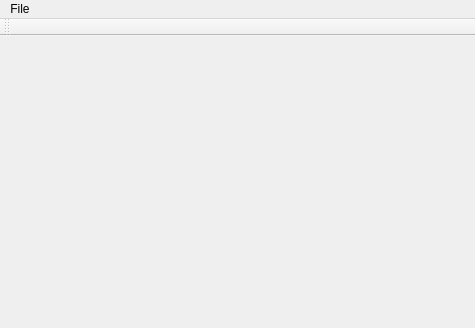
<?xml version="1.0" encoding="UTF-8"?>
<ui version="4.0">
 <class>MainWindow</class>
 <widget class="QMainWindow" name="MainWindow">
  <property name="geometry">
   <rect>
    <x>0</x>
    <y>0</y>
    <width>475</width>
    <height>328</height>
   </rect>
  </property>
  <property name="windowTitle">
   <string>MainWindow</string>
  </property>
  <widget class="QWidget" name="centralWidget">
   <layout class="QHBoxLayout" name="horizontalLayout">
    <item>
     <widget class="GLWidget" name="glwidget" native="true"/>
    </item>
   </layout>
  </widget>
  <widget class="QToolBar" name="mainToolBar">
   <attribute name="toolBarArea">
    <enum>TopToolBarArea</enum>
   </attribute>
   <attribute name="toolBarBreak">
    <bool>false</bool>
   </attribute>
  </widget>
  <widget class="QMenuBar" name="menuBar">
   <property name="geometry">
    <rect>
     <x>0</x>
     <y>0</y>
     <width>475</width>
     <height>22</height>
    </rect>
   </property>
   <widget class="QMenu" name="menuFile">
    <property name="title">
     <string>File</string>
    </property>
    <addaction name="actionOpen"/>
   </widget>
   <addaction name="menuFile"/>
  </widget>
  <action name="actionOpen">
   <property name="text">
    <string>Open</string>
   </property>
  </action>
 </widget>
 <layoutdefault spacing="6" margin="11"/>
 <customwidgets>
  <customwidget>
   <class>GLWidget</class>
   <extends>QWidget</extends>
   <header>glwidget.h</header>
   <container>1</container>
  </customwidget>
 </customwidgets>
 <resources/>
 <connections/>
</ui>
